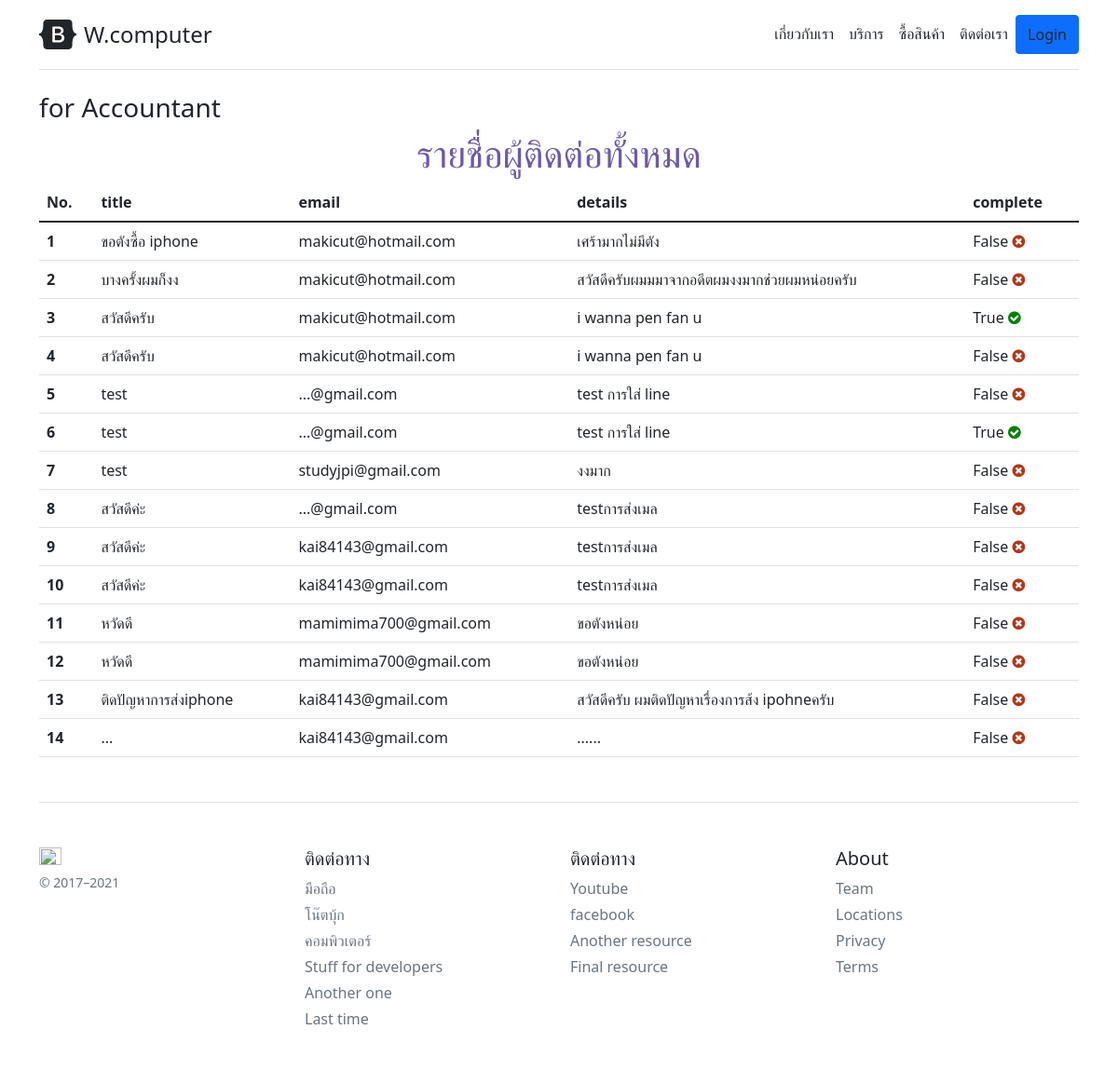
Before: /accountant/ with the older database file.
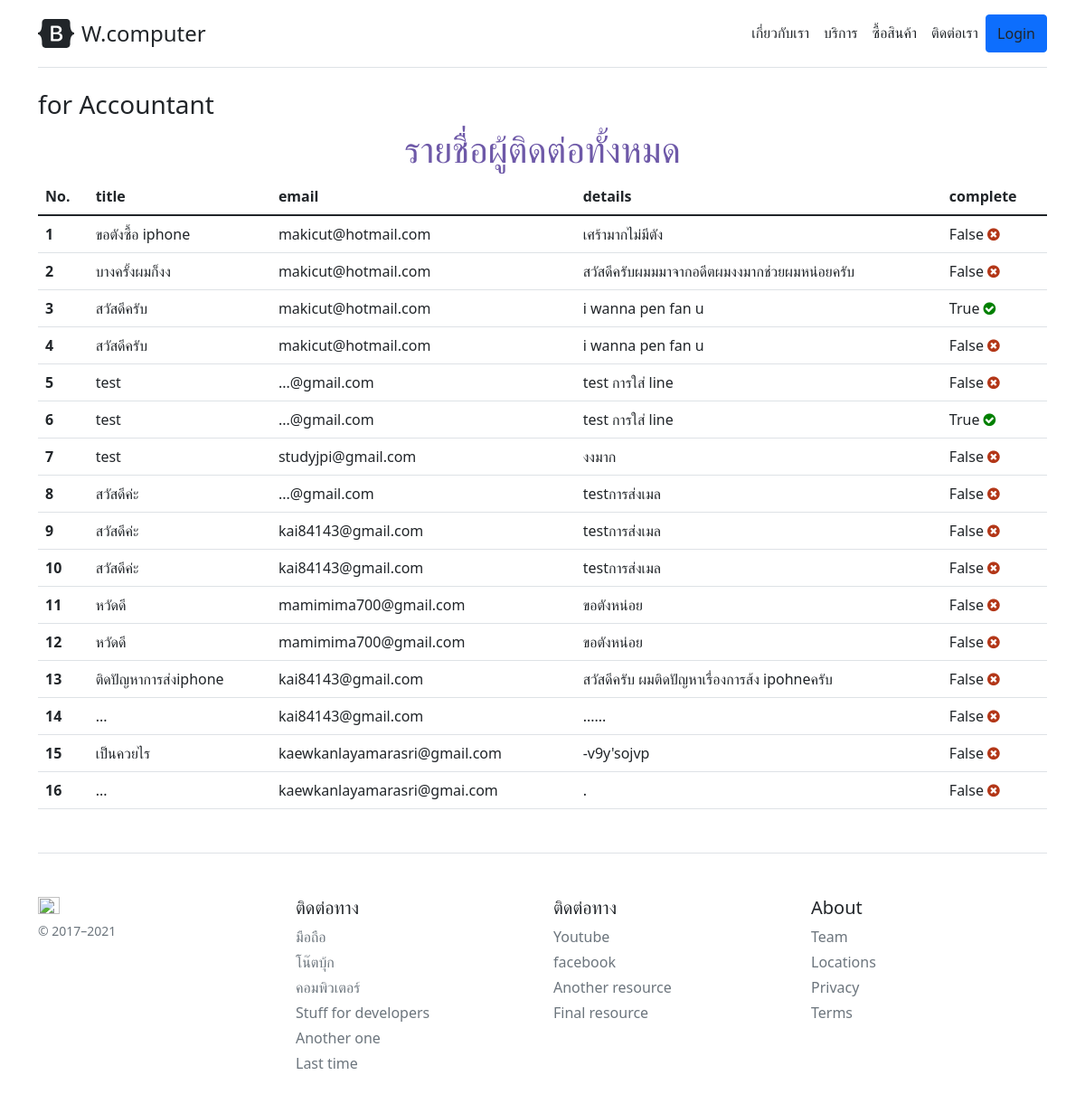
After: the same page with the newer database file.
### company/models.py (models this page shows, shortened)
class ContactList(models.Model):
    title = models.CharField(max_length=200)
    email = models.CharField(max_length=200)
    detail = models.TextField(null=True, blank=True)
    complete  = models.BooleanField(default=False) #บอกว่าเราจัดการกับรายการนี้เรียบร้อยแล้ว

### company/views.py (the view)
# urls.py: path('accountant/',Accountant,name = 'accountant-page'), #www.W.computer/accuntat
def Accountant(request):
    contact = ContactList.objects.all() # ดึง ContactListมาใช้
    context = {'contact':contact}
    return render(request, 'company/accountant.html',context)

### company/template/company/accountant.html (shortened to what this page needs)
{% extends 'company/base.html'%}
{%block content %}
<h3>for Accountant </h3>
<center>
    <h1 style="color: #6e59a8 ;">
            รายชื่อผู้ติดต่อทั้งหมด
    </h1>
</center>
<table class="table">
    <thead class="thead-dark">
        <tr>
            <th scope="col">No.</th>
            <th scope="col">title</th>
            <th scope="col">email</th>
            <th scope="col">details</th>
            <th scope="col">complete</th>
        </tr>
    </thead>
    <tbody>
        {% for ct in contact %}
        <tr>
            <th scope="row">{{forloop.counter}}</th>
            <td>{{ct.title}}</td>
            <td>{{ct.email}}</td>
            <td>{{ct.detail}}</td>
            {% if ct.complete == True %}
                <td>{{ct.complete}} <i class="fa fa-check-circle" style="font-size:16px;color:green"></i></td>
            {% else %}
                <td>{{ct.complete}} <i class="fa fa-times-circle" style="font-size:16px;color:rgb(179, 55, 24)"></i></td>
            {% endif %}
        </tr>
        {% endfor %}
    </tbody>
</table>
{% endblock content %}

Changed rows visible on the page:
added ContactList: title "เป็นควยไร", email "kaewkanlayamarasri@gmail.com", detail "-v9y'sojvp", complete "False"
added ContactList: title "...", email "kaewkanlayamarasri@gmai.com", detail ".", complete "False"
